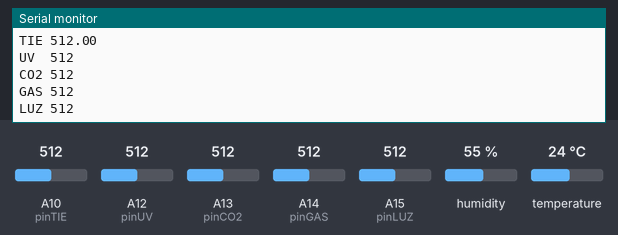
The sketch below on a simulated Arduino Mega 2560, built with avr-gcc and run on an emulated ATmega2560. Parts: the last lines printed to the serial monitor. Wiring (inferred from the names in the program): DHT22 sensor: data pin 45. The inputs (shaded band) are chosen by the test bench; at power-on: humidity 55 %, A10 (pinTIE) = 512, A12 (pinUV) = 512, A13 (pinCO2) = 512, A14 (pinGAS) = 512, A15 (pinLUZ) = 512, temperature 24 °C.

Above: at 4.6 s.
4.7 s: humidity set to 22 %
9.3 s: A10 (pinTIE) set to 716
13.9 s: A12 (pinUV) set to 716
18.5 s: A13 (pinCO2) set to 716
At 22.8 s:
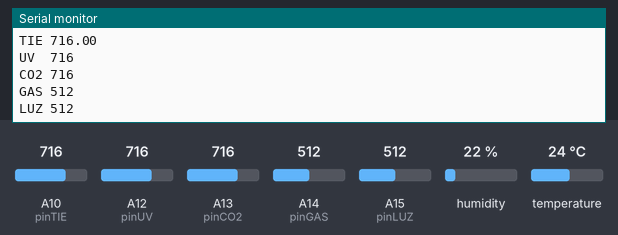
23.1 s: A14 (pinGAS) set to 716
At 26.6 s:
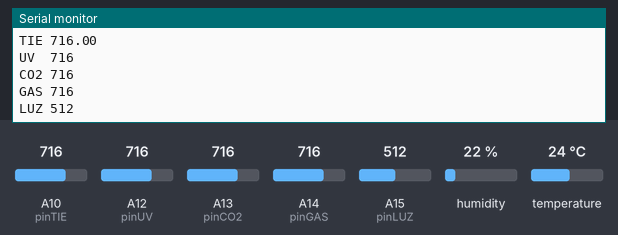
27.7 s: A15 (pinLUZ) set to 716
At 30.2 s:
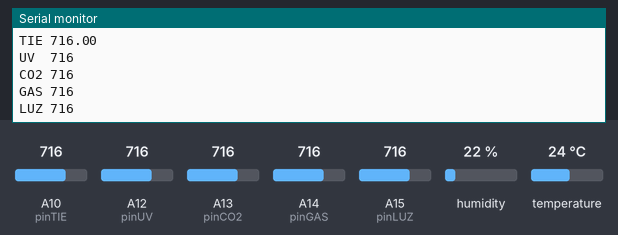

Measured:
- after the input at 18.5 s, the serial monitor: prints a new line after 3.4 s (image 1)
- after the input at 23.1 s, the serial monitor: prints a new line after 2.4 s (image 2)
- after the input at 27.7 s, the serial monitor: prints a new line after 1.4 s (image 3)

The sketch:

demoArduino.ino
```cpp
#include <DHT.h>
#define DHTPIN 45
#define DHTTYPE DHT22
DHT dht(DHTPIN, DHTTYPE);

const int pinTIE = A10;  //tierra

const int pinUV  = A12;
const int pinCO2 = A13;
const int pinGAS = A14;
const int pinLUZ = A15;

float valTIE= 0;

int valUV  = 0;
int valCO2 = 0;
int valGAS = 0;
int valLUZ = 0;

void setup()
{
  Serial.begin(9600);
  dht.begin();

  pinMode(pinUV,  INPUT );
  pinMode(pinCO2, INPUT );
  pinMode(pinGAS, INPUT );
  pinMode(pinLUZ, INPUT );
}

void loop()
{
  float h = dht.readHumidity();
  float t = dht.readTemperature();
  if (isnan(t) || isnan(h)) {
    Serial.println("Falla sensor temperatura/humedad");
  } else {
    Serial.print("Humedad:     ");
    Serial.print(h);
    Serial.println(" %\t");
    Serial.print("Temperatura: ");
    Serial.print(t);
    Serial.println(" *C");
  }

  valTIE  = analogRead(pinTIE);
  valLUZ = analogRead(pinLUZ);
  valUV  = analogRead(pinUV);
  valCO2 = analogRead(pinCO2);
  valGAS = analogRead(pinGAS);

  Serial.print("TIE ");
  Serial.println(valTIE);
  Serial.print("UV  ");
  Serial.println(valUV);
  Serial.print("CO2 ");
  Serial.println(valCO2);
  Serial.print("GAS ");
  Serial.println(valGAS);
  Serial.print("LUZ ");
  Serial.println(valLUZ);
  Serial.println();
  delay(3000);
}
```
